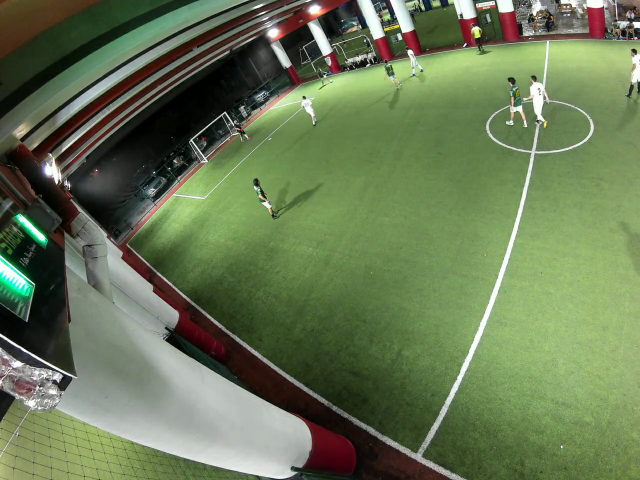
#> input picture football_video_stitching/sample/frame_0.png, 1280 x 960 px (shown at 1/2 size)
$ python perspective_transform_new.py --image sample/frame_0.png
#> lines starting #> are read from the running program, lines starting #| are printed output that depends on the picture
# -*- coding: utf-8 -*-
# USAGE
#--image sample/frame_0.png
#--image sample/frame_1.png

"""
Created on Wed Jul 31 11:56:47 2019

@author: DEBAL
"""

import cv2
import numpy as np
import argparse
import os
import imutils
from imutils.perspective import four_point_transform


# construct the argument parse and parse the arguments
ap = argparse.ArgumentParser()
ap.add_argument("-i", "--image", required=True,
	help="path to the image")
args = vars(ap.parse_args())

# load the image
image_org = cv2.imread(args["image"])
#> image_org is the input picture: shape (960, 1280, 3); mean B, G, R 83.9, 119.7, 103.6
image = image_org.copy()
#image = imutils.resize(image_org, width=800)

outdir = os.path.split(args["image"])[0]
cv2.imwrite(os.path.sep.join([outdir, "img_resized.png"]),image)

(H,W,_) = image.shape
#> H = 960; W = 1280

# Left image coordinates
top_left = (0, 0)
top_right = (W,0)
#> top_right = (1280, 0)
bottom_right = (W,H)
#> bottom_right = (1280, 960)
bottom_left = (0,H)
#> bottom_left = (0, 960)

# [6 lines of commented-out code are left out]

coords = [top_left, top_right, bottom_right, bottom_left]
pts = np.array(coords, dtype = "float32")

# [4 lines of commented-out code are left out]
pts1 = np.float32([coords[0], coords[1], coords[2], coords[3]])
pts2 = np.float32([[0, 0], [W, 0], [W, H], [0, H]])
matrix = cv2.getPerspectiveTransform(pts1, pts2)
#> matrix = [[1, 0, 0], [0, 1, 0], [0, 0, 1]]
result = cv2.warpPerspective(image, matrix, (W, H))

warped = four_point_transform(image, pts)
warped = cv2.resize(warped,(W,H))
# show the original and warped images

cv2.imshow("Original Image", imutils.resize(image, width=800))
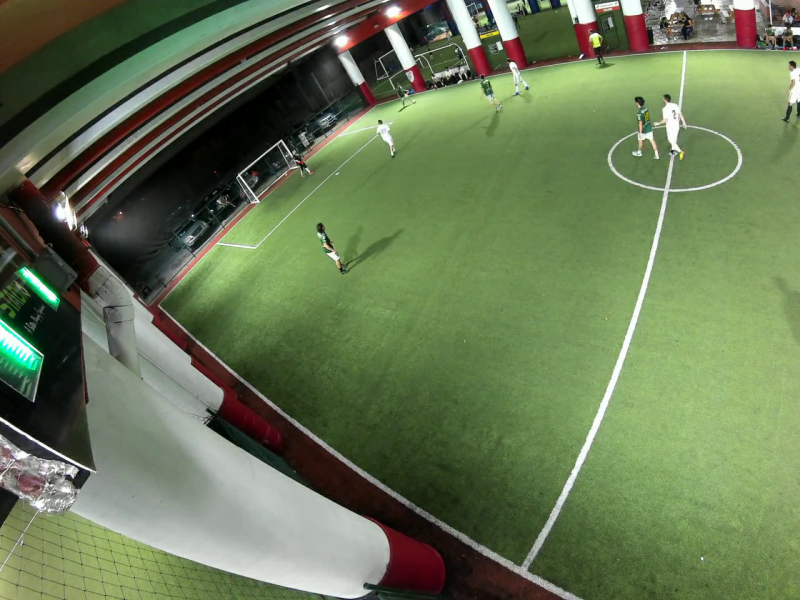
#> window 'Original Image': shape (600, 800, 3); mean B, G, R 83.9, 119.7, 103.6
#cv2.imshow("Perspective transformation", result)
cv2.imshow("Warped", imutils.resize(warped, width=800))

filename = os.path.split(args["image"])[-1]
cv2.imwrite(os.path.sep.join([outdir, filename.split('.')[0]+"_trans."+filename.split('.')[-1]]),warped)

key = cv2.waitKey(0)
#> (key Esc is pressed here)
cv2.destroyAllWindows()

$ run again, with football_video_stitching/sample/frame_1_trans.png copied over football_video_stitching/sample/frame_0.png
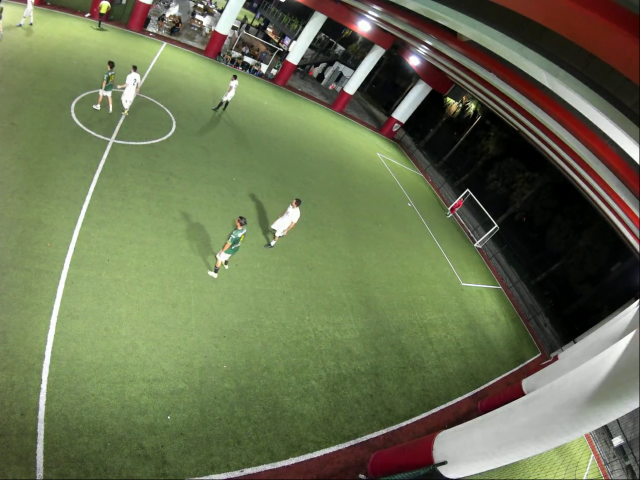
#> input picture football_video_stitching/sample/frame_1_trans.png, 1280 x 960 px (shown at 1/2 size)
#> image_org is the input picture: shape (960, 1280, 3); mean B, G, R 81.1, 113.8, 105.7
#> `cv2.imshow("Original Image", imutils.resize(image, width=800))`:
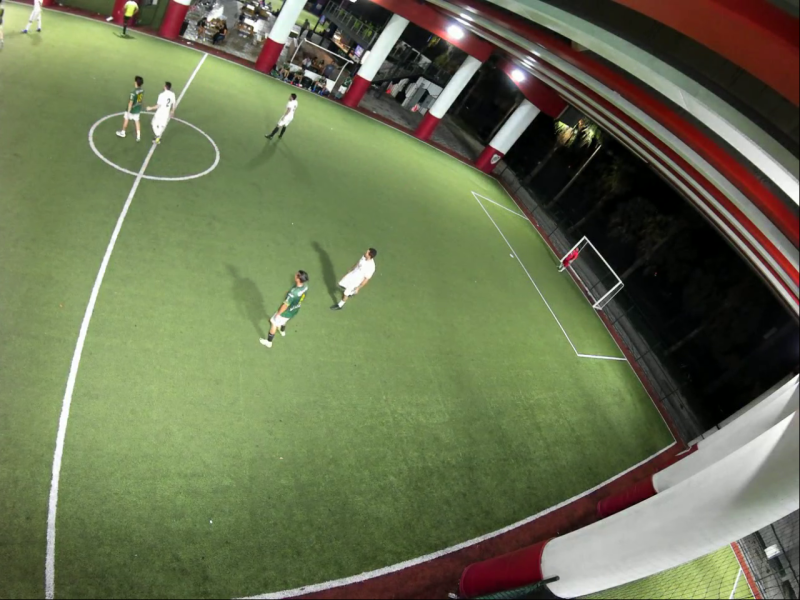
#> window 'Original Image': shape (600, 800, 3); mean B, G, R 81.1, 113.8, 105.7
#> `cv2.imshow("Warped", imutils.resize(warped, width=800))`:
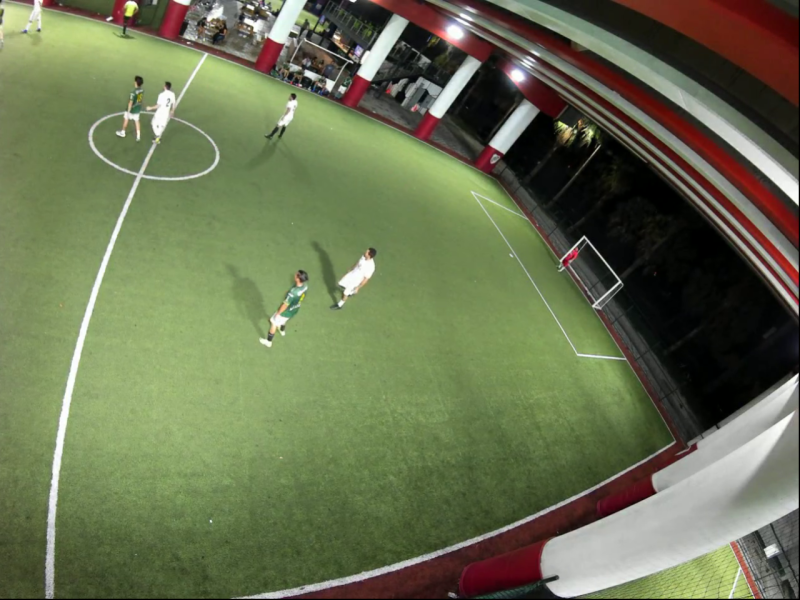
#> window 'Warped': shape (600, 800, 3); mean B, G, R 81, 113.6, 105.5
